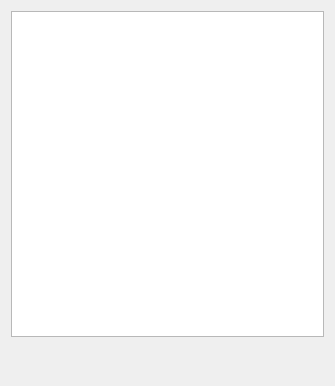
<?xml version="1.0" encoding="UTF-8"?>
<ui version="4.0">
 <class>TaxonomyExplorer</class>
 <widget class="QWidget" name="TaxonomyExplorer">
  <property name="geometry">
   <rect>
    <x>0</x>
    <y>0</y>
    <width>335</width>
    <height>386</height>
   </rect>
  </property>
  <property name="windowTitle">
   <string>Taxonomy Explorer</string>
  </property>
  <layout class="QVBoxLayout" name="verticalLayout">
   <item>
    <widget class="QTreeView" name="treeView">
     <property name="headerHidden">
      <bool>true</bool>
     </property>
    </widget>
   </item>
   <item>
    <layout class="QHBoxLayout" name="horizontalLayout">
     <item>
      <spacer name="horizontalSpacer">
       <property name="orientation">
        <enum>Qt::Horizontal</enum>
       </property>
       <property name="sizeHint" stdset="0">
        <size>
         <width>40</width>
         <height>20</height>
        </size>
       </property>
      </spacer>
     </item>
     <item>
      <widget class="QPushButton" name="colorSelector">
       <property name="sizePolicy">
        <sizepolicy hsizetype="Fixed" vsizetype="Fixed">
         <horstretch>0</horstretch>
         <verstretch>0</verstretch>
        </sizepolicy>
       </property>
       <property name="minimumSize">
        <size>
         <width>32</width>
         <height>32</height>
        </size>
       </property>
       <property name="maximumSize">
        <size>
         <width>32</width>
         <height>32</height>
        </size>
       </property>
       <property name="baseSize">
        <size>
         <width>32</width>
         <height>32</height>
        </size>
       </property>
       <property name="toolTip">
        <string>Change taxomy node color</string>
       </property>
       <property name="text">
        <string/>
       </property>
       <property name="icon">
        <iconset resource="../rsc/espina.qrc">
         <normaloff>:/espina/rainbow.svg</normaloff>:/espina/rainbow.svg</iconset>
       </property>
       <property name="iconSize">
        <size>
         <width>22</width>
         <height>22</height>
        </size>
       </property>
       <property name="flat">
        <bool>true</bool>
       </property>
      </widget>
     </item>
     <item>
      <widget class="QPushButton" name="addTaxonomy">
       <property name="sizePolicy">
        <sizepolicy hsizetype="Fixed" vsizetype="Fixed">
         <horstretch>0</horstretch>
         <verstretch>0</verstretch>
        </sizepolicy>
       </property>
       <property name="minimumSize">
        <size>
         <width>32</width>
         <height>32</height>
        </size>
       </property>
       <property name="maximumSize">
        <size>
         <width>32</width>
         <height>32</height>
        </size>
       </property>
       <property name="baseSize">
        <size>
         <width>32</width>
         <height>32</height>
        </size>
       </property>
       <property name="toolTip">
        <string>Add taxonomy node</string>
       </property>
       <property name="text">
        <string/>
       </property>
       <property name="icon">
        <iconset resource="../rsc/espina.qrc">
         <normaloff>:/espina/create_node.png</normaloff>:/espina/create_node.png</iconset>
       </property>
       <property name="iconSize">
        <size>
         <width>22</width>
         <height>22</height>
        </size>
       </property>
       <property name="flat">
        <bool>true</bool>
       </property>
      </widget>
     </item>
     <item>
      <widget class="QPushButton" name="addSubTaxonomy">
       <property name="sizePolicy">
        <sizepolicy hsizetype="Fixed" vsizetype="Fixed">
         <horstretch>0</horstretch>
         <verstretch>0</verstretch>
        </sizepolicy>
       </property>
       <property name="minimumSize">
        <size>
         <width>32</width>
         <height>32</height>
        </size>
       </property>
       <property name="maximumSize">
        <size>
         <width>32</width>
         <height>32</height>
        </size>
       </property>
       <property name="baseSize">
        <size>
         <width>32</width>
         <height>32</height>
        </size>
       </property>
       <property name="toolTip">
        <string>Add subtaxonomy node</string>
       </property>
       <property name="text">
        <string/>
       </property>
       <property name="icon">
        <iconset resource="../rsc/espina.qrc">
         <normaloff>:/espina/create_subnode.png</normaloff>:/espina/create_subnode.png</iconset>
       </property>
       <property name="iconSize">
        <size>
         <width>22</width>
         <height>22</height>
        </size>
       </property>
       <property name="flat">
        <bool>true</bool>
       </property>
      </widget>
     </item>
     <item>
      <widget class="QPushButton" name="removeTaxonomy">
       <property name="sizePolicy">
        <sizepolicy hsizetype="Fixed" vsizetype="Fixed">
         <horstretch>0</horstretch>
         <verstretch>0</verstretch>
        </sizepolicy>
       </property>
       <property name="minimumSize">
        <size>
         <width>32</width>
         <height>32</height>
        </size>
       </property>
       <property name="maximumSize">
        <size>
         <width>32</width>
         <height>32</height>
        </size>
       </property>
       <property name="baseSize">
        <size>
         <width>32</width>
         <height>32</height>
        </size>
       </property>
       <property name="toolTip">
        <string>Remove taxonomy node</string>
       </property>
       <property name="text">
        <string/>
       </property>
       <property name="icon">
        <iconset resource="../rsc/espina.qrc">
         <normaloff>:/espina/trash-full.svg</normaloff>:/espina/trash-full.svg</iconset>
       </property>
       <property name="iconSize">
        <size>
         <width>22</width>
         <height>22</height>
        </size>
       </property>
       <property name="flat">
        <bool>true</bool>
       </property>
      </widget>
     </item>
    </layout>
   </item>
  </layout>
 </widget>
 <resources>
  <include location="../rsc/espina.qrc"/>
 </resources>
 <connections/>
</ui>
